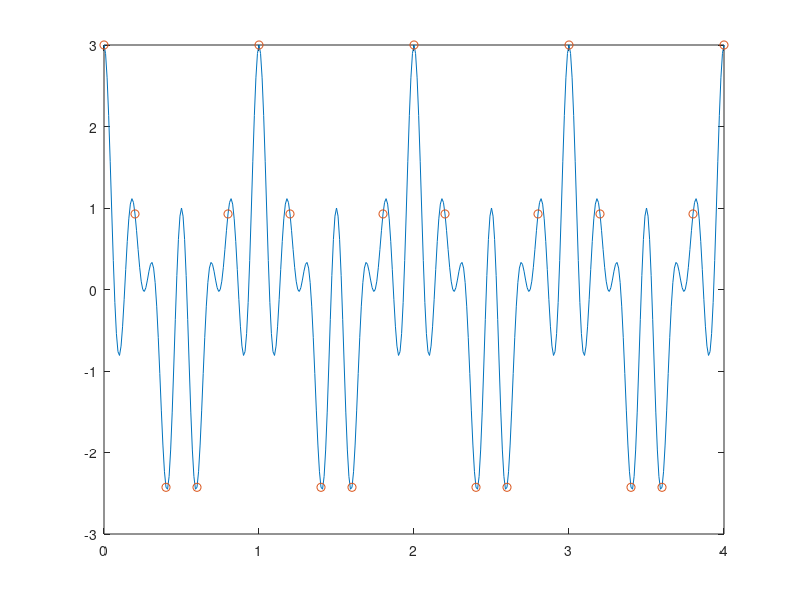
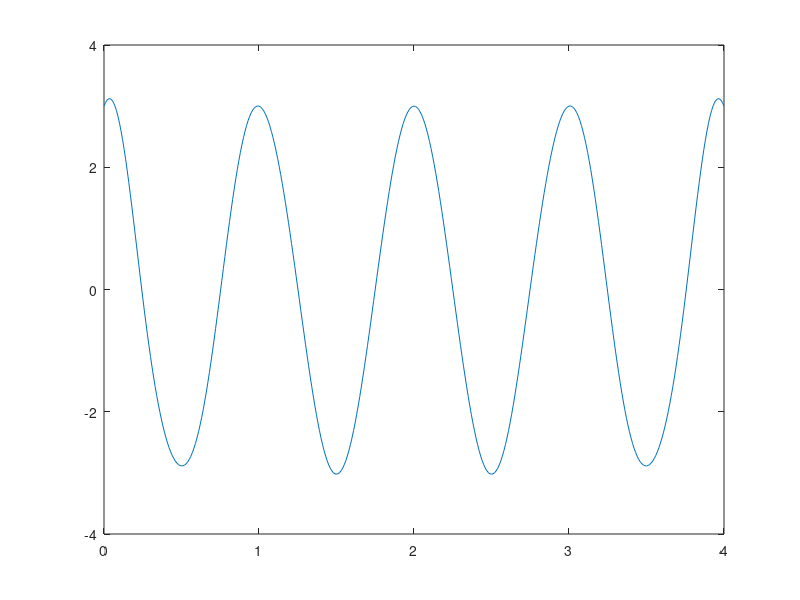

MATLAB code for these plots, in order:
clc;clear all;close all
t = 0:0.01:2;
amp = 5;
f = 1;
y = amp * sin(2 * pi * t * f);
%%
% figure(1)
% subplot(2,1,1)
% plot(t,y);
% xlabel('time');
% ylabel('5 * Sin(2*pi*1*t)');
% title('sin');
% figure(2)
% subplot(2,1,1)
% stem(t,y);
% xlabel('time');
% ylabel('5 * Sin(2*pi*1*t)');
% title('sin');
%%
n = rand(size(t))-0.5;
yn = y + n;
% figure(1)
% subplot(2,1,2)
% plot(t,yn);
% xlabel('time');
% ylabel('5 * Sin(2*pi*1*t)');
% title('sin');
% 
% figure(2)
% subplot(2,1,2)
% stem(t,yn);
% xlabel('time');
% ylabel('5 * Sin(2*pi*1*t)');
% title('sin');
%%
moving = ones(1,21)*1/21;
yf = conv(yn,moving);
% figure(3)
% % subplot(2,1,2)
% plot(((1:length(yf))-10)/100, yf);
% xlabel('time');
% ylabel('5 * Sin(2*pi*1*t)');
% title('conv');

%%
windowSize = 21;
a =1;
b = (1/windowSize)*ones(1,windowSize);
% y_d = filter(b,a,yn);
% plot(((1:length(y_d))-0)/100, y_d);
% xlabel('time');
% ylabel('5 * Sin(2*pi*1*t)');
% title('conv');

%%
% yc = singen(0.1,200);
% plot(yc)
%%
x = 0:0.01:4;
y =@(x) cos(2 * pi * x) + cos(8 * pi * x) + cos(12 * pi * x);
figure
ym = y(x);
plot(x, ym);
xs = 0:0.2:4;
hold on
ys = y(xs);
% plot(xs,ys,'o')
xn = 0:0.2:4;
yn = y(xn);
plot(xn,yn,'o')
arg_sinc = repmat(x+(xn(2) - xn(1)),size(yn,2),1  ) - repmat(((1:size(yn,2))*(xn(2)-xn(1)))' , 1 , size(ym,2));
hr = sinc( arg_sinc / (xn(2) - xn(1)) );
y_re = yn * hr;
figure
plot(x,y_re)
% hold on
% plot(xn,yn)
% sum((y_re - yn).^2)




